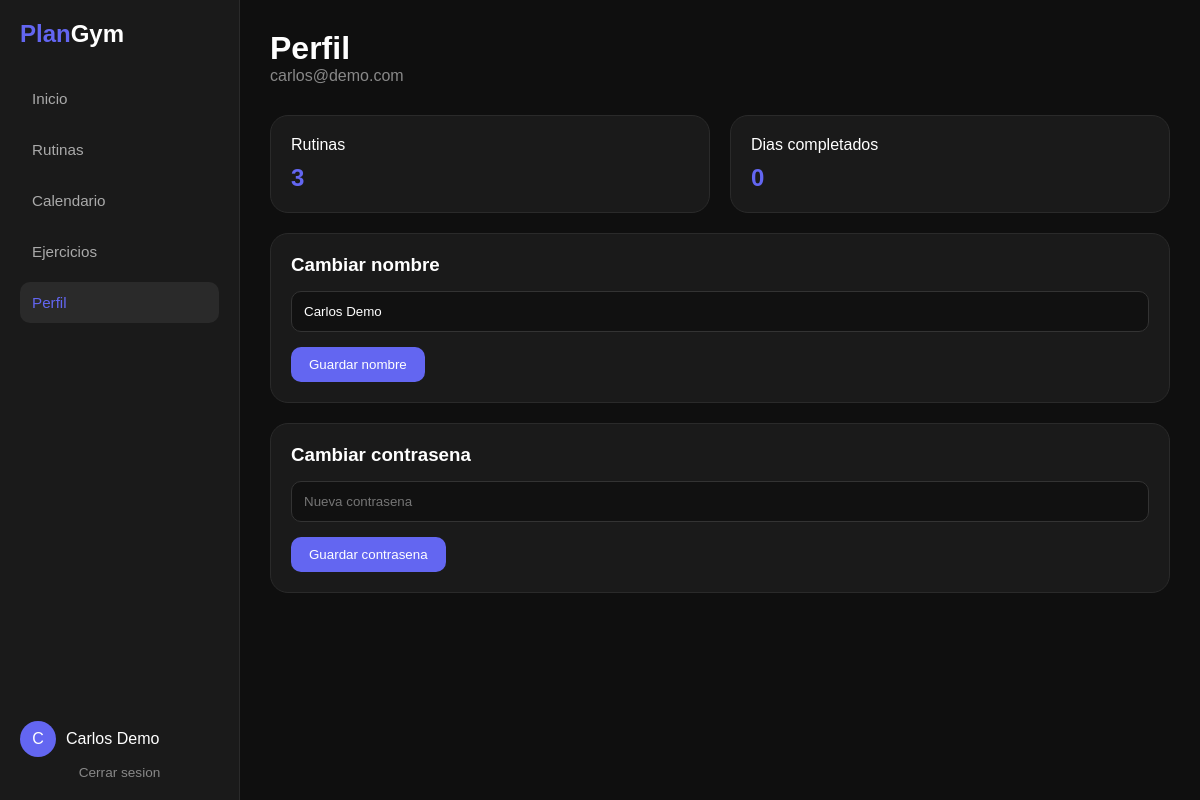
/perfil/ (signed in), run on the app's committed database.
### app/models/usuario_db.py (models this page shows, shortened)
class Usuario(db.Model):
    __tablename__ = "usuarios"
    id = db.Column(db.Integer, primary_key=True)
    nombre = db.Column(db.String(100), nullable=False)
    email = db.Column(db.String(120), unique=True, nullable=False)
    password = db.Column(db.String(255), nullable=False)

### app/routes/perfil_routes.py (the view)
@perfil_bp.route('/')
def perfil():
    if 'usuario_id' not in session:
        return redirect(url_for('home'))
    usuario, stats = obtenerPerfil(session['usuario_id'])
    return render_template('perfil.html', usuario=usuario, stats=stats)

### app/main.py (called while the page is built)
@app.before_request
def registrar_peticion():
    app.logger.info("%s %s", request.method, request.path)

### app/repositories/perfil_repo.py (called while the page is built)
def obtenerUsuario(id_usuario):
    return Usuario.query.filter_by(id=id_usuario).first()

def obtenerEstadisticas(id_usuario):
    total_rutinas = Rutina.query.filter_by(id_usuario=id_usuario).count()
    total_dias = DiaCompletado.query.filter_by(id_usuario=id_usuario).count()
    return {
        'total_rutinas': total_rutinas,
        'total_dias': total_dias
    }

### app/services/perfil_service.py (called while the page is built)
def obtenerPerfil(id_usuario):
    usuario = perfil_repo.obtenerUsuario(id_usuario)
    stats = perfil_repo.obtenerEstadisticas(id_usuario)
    return usuario, stats

### app/templates/perfil.html (shortened to what this page needs)
<!DOCTYPE html>
<html lang="es">
<head>
<link rel="stylesheet" href="{{ url_for('static', filename='css/calendario.css') }}">
</head>
<body>
<div class="app">
    <aside class="sidebar">
        <div class="logo"><span>Plan</span>Gym</div>
        <nav>
            <a class="nav-item" href="/principal">Inicio</a>
            <a class="nav-item" href="/principal#rutinas">Rutinas</a>
            <a class="nav-item" href="/principal#calendario">Calendario</a>
            <a class="nav-item" href="/principal#ejercicios">Ejercicios</a>
            <a class="nav-item active" href="/perfil/">Perfil</a>
        </nav>
        <div class="sidebar-bottom">
            <div class="user-box">
                <div class="avatar">{{ usuario.nombre[0] | upper }}</div>
                <span>{{ usuario.nombre }}</span>
            </div>
            <a href="/auth/logout">Cerrar sesion</a>
        </div>
    </aside>
    <main class="main">
        <header class="topbar">
            <h1>Perfil</h1>
            <p>{{ usuario.email }}</p>
        </header>
        <section class="content">
            <div class="stats">
                <div class="card">
                    <span>Rutinas</span>
                    <h2>{{ stats.total_rutinas }}</h2>
                </div>
                <div class="card">
                    <span>Dias completados</span>
                    <h2>{{ stats.total_dias }}</h2>
                </div>
            </div>
            <div class="panel">
                <h3>Cambiar nombre</h3>
                <form action="{{ url_for('perfil_bp.cambiar_nombre') }}" method="POST">
                    <input type="text" name="nombre" value="{{ usuario.nombre }}" minlength="3" required>
                    <button type="submit">Guardar nombre</button>
                </form>
            </div>
            <div class="panel">
                <h3>Cambiar contrasena</h3>
                <form action="{{ url_for('perfil_bp.cambiar_password') }}" method="POST">
                    <input type="password" name="password" placeholder="Nueva contrasena" minlength="6" required>
                    <button type="submit">Guardar contrasena</button>
                </form>
            </div>
        </section>
    </main>
</div>
</body>
</html>

### app/static/css/calendario.css (style rules this page uses)
* { margin:0; padding:0; box-sizing:border-box; font-family:Arial,sans-serif; }
:root { --bg-page:#0f0f0f; --bg-panel:#1a1a1a; --bg-card:#202020; --bg-soft:#2a2a2a; --border:#2a2a2a; --text-main:white; --text-muted:#888; --text-soft:#aaa; --primary:#6366f1; --primary-hover:#4f46e5; --danger:#ef4444; --success:#22c55e; }
body { background:var(--bg-page); color:var(--text-main); }
.app { display:flex; min-height:100vh; }
.sidebar { width:240px; height:100vh; position:sticky; top:0; background:var(--bg-panel); padding:20px; display:flex; flex-direction:column; justify-content:space-between; border-right:1px solid var(--border); }
.sidebar-bottom { margin-top:auto; }
.sidebar-bottom a { color:var(--text-muted); font-size:0.85rem; text-align:center; margin-top:8px; display:block; text-decoration:none; }
.logo { font-size:24px; font-weight:bold; }
.logo span { color:var(--primary); }
nav { display:flex; flex-direction:column; gap:10px; margin-top:30px; }
.nav-item { background:none; border:none; color:var(--text-soft); display:block; padding:12px; border-radius:10px; cursor:pointer; text-align:left; text-decoration:none; font-size:0.95rem; width:100%; }
.nav-item.active, .nav-item:hover { background:var(--bg-soft); color:var(--primary); }
.user-box { display:flex; align-items:center; gap:10px; }
.avatar { width:36px; height:36px; border-radius:50%; background:var(--primary); display:flex; align-items:center; justify-content:center; }
.main { flex:1; height:100vh; overflow-y:auto; padding:30px; }
.topbar { margin-bottom:30px; }
.topbar p { color:var(--text-muted); }
.stats { display:grid; grid-template-columns:repeat(auto-fit, minmax(180px, 1fr)); gap:20px; }
.card, .panel { background:var(--bg-panel); padding:20px; border-radius:18px; border:1px solid var(--border); margin-bottom:20px; }
.card h2 { margin-top:10px; color:var(--primary); overflow:hidden; text-overflow:ellipsis; white-space:nowrap; }
input { width:100%; margin:15px 0; padding:12px; background:#111; border:1px solid #333; color:var(--text-main); border-radius:10px; }
button { background:var(--primary); color:var(--text-main); border:none; padding:10px 18px; border-radius:10px; cursor:pointer; }

### data on the page
Usuario: nombre "C", nombre "Carlos Demo", email "carlos@demo.com"

### other printed values
{{ stats.total_rutinas }} "3"
{{ stats.total_dias }} "0"
